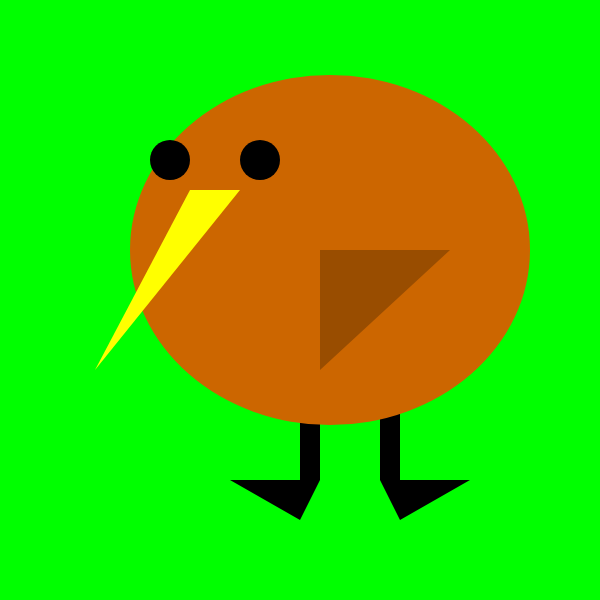
Frame 1 (no input)
Frame 60 (no input): identical to frame 1, image omitted
Frame 120 (the mouse pressed at the canvas centre since frame 60): identical to frame 1, image omitted

The p5.js sketch that drew this single still picture (run headless with seeded random() and noise() and a simulated clock; from frame 60 on, the mouse is pressed at the canvas centre):

// p5.js sketch
// ── sketch.js
function setup () {
 createCanvas(600, 600
 );
}

function draw (){
    background(0,255,0);
    
    noStroke();
    fill (0,0,0);
    rect (380, 400, 20, 80);
    rect (300, 400, 20, 80);
    fill(204, 102, 0);
    ellipse(330, 250, 400, 350);
    fill (0,0,0);
    circle(170, 160, 40);
    circle(260, 160, 40);
    triangle(320, 480, 230, 480, 300, 520);
    triangle(380, 480, 470, 480, 400, 520);
    fill (255,255,0)
    triangle(190, 190, 240, 190, 95, 370);
    fill (153, 77, 0)
    triangle(320, 250, 450, 250, 320, 370);
}
